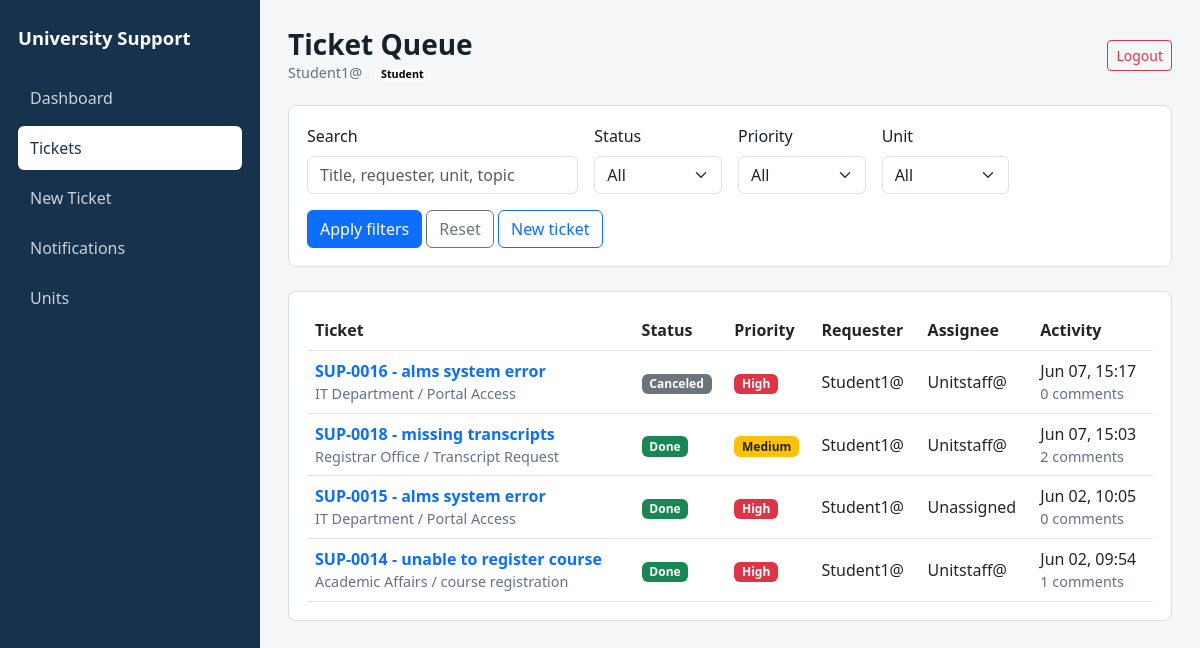
The app's page /api/ui/tickets/ (signed in), older data.
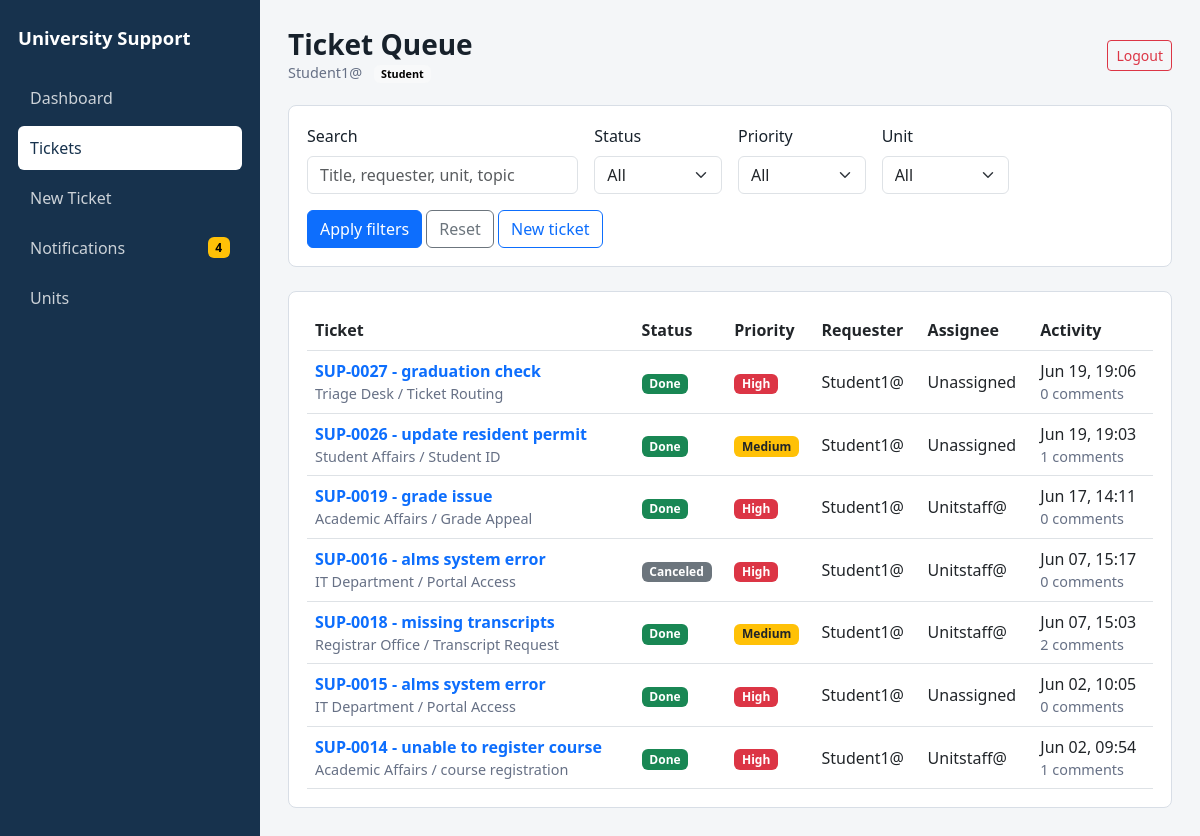
The same page, newer data.
### tickets/models.py (models this page shows, shortened)
class Ticket(models.Model):
    STATUS_CHOICES = [
        ('new', 'New'),
        ('in_progress', 'In Progress'),
        ('done', 'Done'),
        ('canceled', 'Canceled'),
        ('withdrawn', 'Withdrawn'),
    ]
    PRIORITY_CHOICES = [
        ('low', 'Low'),
        ('medium', 'Medium'),
        ('high', 'High'),
    ]
    unit = models.ForeignKey(Unit, on_delete=models.CASCADE, related_name='tickets')
    topic = models.ForeignKey(Topic, on_delete=models.CASCADE, related_name='tickets')
    created_by = models.ForeignKey(User, on_delete=models.CASCADE, related_name='created_tickets')
    assigned_to = models.ForeignKey(
        User,
        on_delete=models.SET_NULL,
        related_name='assigned_tickets',
        null=True,
        blank=True,
    )
    title = models.CharField(max_length=255)
    description = models.TextField()
    contact_email = models.EmailField(blank=True)
    status = models.CharField(max_length=20, choices=STATUS_CHOICES, default='new')
    priority = models.CharField(max_length=20, choices=PRIORITY_CHOICES, default='medium')
    created_at = models.DateTimeField(auto_now_add=True)
    updated_at = models.DateTimeField(auto_now=True)
    @property
    def ticket_number(self):
        if not self.id:
            return 'SUP-DRAFT'
        return f'SUP-{self.id:04d}'
    @property
    def is_open(self):
        return self.status in ['new', 'in_progress']
    @property
    def is_sla_breached(self):
        return self.is_open and timezone.now() > self.sla_due_at
    @property
    def status_badge_class(self):
        return {
            'new': 'bg-primary',
            'in_progress': 'bg-info text-dark',
            'done': 'bg-success',
            'canceled': 'bg-secondary',
            'withdrawn': 'bg-dark',
        }.get(self.status, 'bg-secondary')
    @property
    def priority_badge_class(self):
        return {
            'high': 'bg-danger',
            'medium': 'bg-warning text-dark',
            'low': 'bg-success',
        }.get(self.priority, 'bg-secondary')

class Unit(models.Model):
    name = models.CharField(max_length=255)
    description = models.TextField(blank=True, null=True)
    parent = models.ForeignKey('self', null=True, blank=True, on_delete=models.CASCADE)

class Topic(models.Model):
    unit = models.ForeignKey(Unit, on_delete=models.CASCADE, related_name='topics')
    name = models.CharField(max_length=255)
    description = models.TextField(blank=True, null=True)

### tickets/views.py (the view)
# urls.py: path('ui/tickets/', views.ticket_list_page, name='ticket_list_page'),
def ticket_list_page(request):
    if not request.user.is_authenticated:
        return redirect('/api/login/')
    tickets = visible_tickets_for(request.user)
    tickets = apply_ticket_filters(tickets, request.GET)
    tickets = tickets.annotate(comment_count=Count('comments')).order_by('-updated_at')
    return render(request, 'tickets/ticket_list.html', {
        'tickets': tickets,
        'units': Unit.objects.order_by('name'),
        'staff_users': staff_users(),
        'status_choices': Ticket.STATUS_CHOICES,
        'priority_choices': Ticket.PRIORITY_CHOICES,
        'filters': request.GET,
        'role': get_user_role(request.user),
        'can_manage': can_manage_tickets(request.user),
    })

### tickets/context_processors.py (called while the page is built)
def notifications(request):
    if request.user.is_authenticated:
        return {
            'unread_notifications_count': request.user.notifications.filter(is_read=False).count()
        }
    return {'unread_notifications_count': 0}

### tickets/views.py (called while the page is built)
def get_user_role(user):
    if not user.is_authenticated:
        return ''
    return user.groups.first().name if user.groups.exists() else ''

def can_manage_tickets(user):
    role = get_user_role(user)
    return user.is_staff or role in ['Admin', 'Unit Staff']

def staff_users():
    return User.objects.filter(
        Q(groups__name='Admin') | Q(groups__name='Unit Staff') | Q(is_staff=True)
    ).distinct().order_by('username')

def visible_tickets_for(user):
    tickets = Ticket.objects.select_related(
        'unit',
        'topic',
        'created_by',
        'assigned_to',
    )
    role = get_user_role(user)
    if role == 'Student':
        return tickets.filter(created_by=user)
    if role == 'Unit Staff' and not user.is_staff:
        return tickets.filter(Q(assigned_to=user) | Q(assigned_to__isnull=True))
    return tickets

### tickets/templates/tickets/ticket_list.html (shortened to what this page needs)
{% extends "tickets/base.html" %}
{% block page_title %}Ticket Queue{% endblock %}
{% block content %}
<form method="get" class="surface mb-4">
    <div class="row g-3 align-items-end">
        <div class="col-lg-4">
            <label class="form-label" for="q">Search</label>
            <input id="q" type="search" name="q" value="{{ filters.q }}" class="form-control" placeholder="Title, requester, unit, topic">
        </div>
        <div class="col-sm-6 col-lg-2">
            <label class="form-label" for="status">Status</label>
            <select id="status" name="status" class="form-select">
                <option value="">All</option>
            </select>
        </div>
        <div class="col-sm-6 col-lg-2">
            <label class="form-label" for="priority">Priority</label>
            <select id="priority" name="priority" class="form-select">
                <option value="">All</option>
            </select>
        </div>
        <div class="col-sm-6 col-lg-2">
            <label class="form-label" for="unit">Unit</label>
            <select id="unit" name="unit" class="form-select">
                <option value="">All</option>
            </select>
        </div>
        <div class="col-12">
            <button type="submit" class="btn btn-primary">Apply filters</button>
            <a href="/api/ui/tickets/" class="btn btn-outline-secondary">Reset</a>
            <a href="/api/ui/tickets/create/" class="btn btn-outline-primary">New ticket</a>
        </div>
    </div>
</form>
<section class="surface">
    {% if tickets %}
        <div class="table-responsive">
            <table class="table table-hover align-middle mb-0">
                <thead>
                    <tr>
                        <th>Ticket</th>
                        <th>Status</th>
                        <th>Priority</th>
                        <th>Requester</th>
                        <th>Assignee</th>
                        <th>Activity</th>
                    </tr>
                </thead>
                <tbody>
                    {% for ticket in tickets %}
                        <tr>
                            <td>
                                <a href="/api/ui/tickets/{{ ticket.id }}/" class="fw-semibold text-decoration-none">
                                    {{ ticket.ticket_number }} - {{ ticket.title }}
                                </a>
                                <div class="muted-small">{{ ticket.unit.name }} / {{ ticket.topic.name }}</div>
                            </td>
                            <td><span class="badge {{ ticket.status_badge_class }}">{{ ticket.get_status_display }}</span></td>
                            <td><span class="badge {{ ticket.priority_badge_class }}">{{ ticket.get_priority_display }}</span></td>
                            <td>{{ ticket.created_by.username }}</td>
                            <td>{{ ticket.assigned_to.username|default:"Unassigned" }}</td>
                            <td>
                                <div>{{ ticket.updated_at|date:"M d, H:i" }}</div>
                                <div class="muted-small">{{ ticket.comment_count }} comments</div>
                            </td>
                        </tr>
                    {% endfor %}
                </tbody>
            </table>
        </div>
    {% else %}
        <p class="mb-0 text-muted">No tickets match the current filters.</p>
    {% endif %}
</section>
{% endblock %}

### tickets/templates/tickets/base.html (shortened to what this page needs)
<!DOCTYPE html>
<html lang="en">
<head>
    <link href="https://cdn.jsdelivr.net/npm/bootstrap@5.3.0/dist/css/bootstrap.min.css" rel="stylesheet">
</head>
<body>
<div class="app-shell">
    <aside class="sidebar">
        <div class="sidebar-title">University Support</div>
        <nav class="nav flex-column">
            <a href="/api/ui/dashboard/" class="nav-link {% if request.resolver_match.url_name == 'dashboard' %}active{% endif %}">Dashboard</a>
            <a href="/api/ui/tickets/" class="nav-link {% if request.resolver_match.url_name == 'ticket_list_page' %}active{% endif %}">Tickets</a>
            <a href="/api/ui/tickets/create/" class="nav-link {% if request.resolver_match.url_name == 'create_ticket_page' %}active{% endif %}">New Ticket</a>
            {% if request.user.is_authenticated %}
                <a href="/api/ui/notifications/" class="nav-link d-flex align-items-center justify-content-between {% if request.resolver_match.url_name == 'notification_list_page' %}active{% endif %}">
                    <span>Notifications</span>
                    {% if unread_notifications_count %}
                        <span class="badge text-bg-warning">{{ unread_notifications_count }}</span>
                    {% endif %}
                </a>
            {% endif %}
            {% if role != "Unit Staff" %}
                <a href="/api/ui/units/" class="nav-link {% if request.resolver_match.url_name == 'unit_list_page' %}active{% endif %}">Units</a>
            {% endif %}
        </nav>
    </aside>
    <main class="main-panel">
        <div class="topbar">
            <div>
                <h1 class="page-title">{% block page_title %}Dashboard{% endblock %}</h1>
                {% if not hide_user_identity %}
                    <div class="muted-small">
                        {{ request.user.username }}
                        {% if role %}<span class="ms-2 badge text-bg-light">{{ role }}</span>{% endif %}
                    </div>
                {% elif role %}
                    <div class="muted-small">
                        <span class="badge text-bg-light">{{ role }}</span>
                    </div>
                {% endif %}
            </div>
            <form method="post" action="/api/logout/">
                <button type="submit" class="btn btn-outline-danger btn-sm">Logout</button>
            </form>
        </div>
        {% block content %}{% endblock %}
    </main>
</div>
</body>
</html>

Row changes from the older to the newer data that the page shows:
added Ticket: ticket_number "SUP-0027", title "graduation check", unit.name "Triage Desk", topic.name "Ticket Routing", status "Done", priority "High", created_by.username "Student1@", assigned_to.username "Unassigned", updated_at "Jun 19, 19:06", comment_count "0"
added Ticket: ticket_number "SUP-0026", title "update resident permit", unit.name "Student Affairs", topic.name "Student ID", status "Done", priority "Medium", created_by.username "Student1@", assigned_to.username "Unassigned", updated_at "Jun 19, 19:03", comment_count "1"
added Ticket: ticket_number "SUP-0019", title "grade issue", unit.name "Academic Affairs", topic.name "Grade Appeal", status "Done", priority "High", created_by.username "Student1@", assigned_to.username "Unitstaff@", updated_at "Jun 17, 14:11", comment_count "0"
Text that changed along with them:
{{ unread_notifications_count }}: (not shown) → "4"
